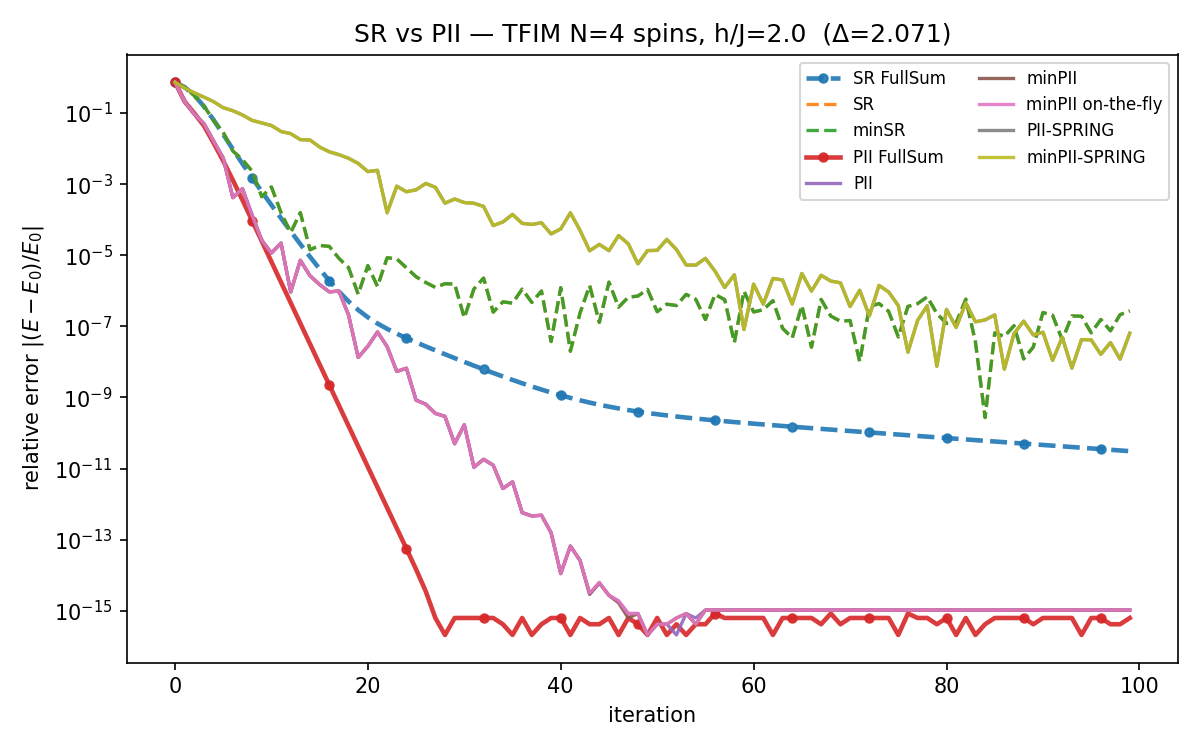

Generate this figure with Python:
r"""Compare SR and PII on a small, exactly-solvable transverse-field Ising model.

A periodic TFIM chain of ``L`` spins (``Ĥ = −J Σ σᶻσᶻ − h Σ σˣ``), small enough to
diagonalize exactly, so the relative energy error ``|(E − E0)/E0|`` against the
true ground state can be tracked every iteration.

All methods start from *identical* parameters (see ``init_params``) for a fair
comparison, and the script exercises every variant of :class:`nkpii.driver.VMC_PII`:

- **SR / minSR**            (``pii=False``) -- Stochastic Reconfiguration; its step
  size is capped by the critical value ``η < 1/Γ``.
- **PII dense / minPII / minPII on-the-fly** (``pii=True``) -- Projected Inverse
  Iteration at its natural ``η = 1``. The three are mathematically identical and
  overlap.
- **minPII-SPRING**         (``pii=True, momentum``).
- **SR FullSum / PII FullSum** -- exact (no Monte Carlo noise) references.

With Monte Carlo, PII drives the energy to ~machine precision while SR is limited
to a higher (sampling-noise) floor; the FullSum runs confirm both are exact in the
noise-free limit. This system is tiny, so it demonstrates correctness and the
SR-vs-PII contrast rather than a large-system, gap-closing regime.

Run with::

    python examples/compare_sr_pii_tfim.py
"""

import time
from pathlib import Path

import numpy as np
import jax
import jax.numpy as jnp
from jax.nn.initializers import normal
import optax
import netket as nk
import matplotlib.pyplot as plt

import nkpii

HERE = Path(__file__).parent

L = 4
h = 2.0
N_ITER = 100

# g = nk.graph.Grid([L, L], pbc=True)
g = nk.graph.Chain(L, pbc=True)
hi = nk.hilbert.Spin(s=0.5, N=g.n_nodes)
H = nk.operator.Ising(hilbert=hi, graph=g, h=h)

# Exact spectrum endpoints -> ground-state energy, gap, and spectral spread Γ.
import scipy.sparse.linalg as sla

E0, E1 = nk.exact.lanczos_ed(H, k=2, compute_eigenvectors=False)
Emax = float(sla.eigsh(H.to_sparse(), k=1, which="LA", return_eigenvectors=False)[0])
gap = E1 - E0
Gamma = Emax - E0  # spectral spread
tau = E0 - 0.1 * gap  # undershoot by fraction of the gap

# SR has a hard step-size threshold η < 1/Γ = 1/(Emax−E0): for η ≥ 1/Γ it diverges.
# PII has no such limit and uses η = 1.
eta_sr_max = 1.0 / Gamma
print(f"TFIM {g.extent}, h/J={h};  E0 = {E0:.6f}, gap Δ = {gap:.4f}, "
      f"spread Γ = {Gamma:.4f},  τ = {tau:.6f}")
print(f"SR critical learning rate  η_max = 1/Γ = {eta_sr_max:.4g}  "
      f"(SR diverges for η ≥ this; PII's natural rate is η = 1).")

# Learning rates: SR's stable range is η < 1/Γ (= eta_sr_max); PII's natural rate
# is η = 1. Both are halved below for extra Monte Carlo stability.
lr_sr = eta_sr_max
diag_shift_sr = 1e-4
# PII's natural learning rate is η = 1: the update ξ = Q⁻¹(½∇E) already *is* the
# (Galerkin-projected) inverse-iteration step, so η=1 applies it exactly.
lr_pii = 1.0
diag_shift_pii = 1e-4

# For stability, we will halve both optimal learning rates.
lr_sr /= 2.0
lr_pii /= 2.0
# with SPRING, the learning rate must typically be reduced (also the case for SR-SPRING)
lr_spring_pii = lr_pii / 4.0 

runs = {
    # FullSumState (exact, no Monte Carlo noise) -- dense PII only.
    "SR FullSum": (
        lr_sr,
        dict(diag_shift=diag_shift_sr, pii=False, use_ntk=False, fullsum=True),
    ),
    "SR": (lr_sr, dict(diag_shift=diag_shift_sr, pii=False, use_ntk=False)),
    "minSR": (lr_sr, dict(diag_shift=diag_shift_sr, pii=False, use_ntk=True)),
    # FullSumState (exact, no Monte Carlo noise) -- dense PII only.
    "PII FullSum": (
        lr_pii,
        dict(diag_shift=diag_shift_pii, pii=True, tau=tau, use_ntk=False, fullsum=True),
    ),
    "PII": (lr_pii, dict(diag_shift=diag_shift_pii, pii=True, tau=tau, use_ntk=False)),
    "minPII": (
        lr_pii,
        dict(diag_shift=diag_shift_pii, pii=True, tau=tau, use_ntk=True, on_the_fly=False),
    ),
    "minPII on-the-fly": (
        lr_pii,
        dict(diag_shift=diag_shift_pii, pii=True, tau=tau, use_ntk=True, on_the_fly=True),
    ),
    # Combinations with SPRING
    "PII-SPRING": (
        lr_spring_pii,
        dict(
            diag_shift=diag_shift_pii,
            pii=True,
            tau=tau,
            use_ntk=False,
            momentum=0.8,
        ),
    ),
    "minPII-SPRING": (
        lr_spring_pii,
        dict(
            diag_shift=diag_shift_pii,
            pii=True,
            tau=tau,
            use_ntk=True,
            on_the_fly=True,
            momentum=0.8,
        ),
    ),
}

# One shared model + one set of starting parameters used by *every* method, so the
# comparison starts from an identical state. We use a larger init stddev (0.3) than
# the default (0.01): the tiny default puts logψ≈0, i.e. ψ ≈ the uniform |+x⟩^N
# state, which for this small TFIM is a special low-energy point the optimizer must
# climb out of (the transient energy "bump"). A generic start removes that.
# model = nk.models.RBM(alpha=1, param_dtype=complex)
_init = normal(stddev=0.3)
model = nkpii.models.RBMRealParams(
    alpha=1, param_dtype=jnp.float64,
    kernel_init=_init, #hidden_bias_init=_init, visible_bias_init=_init,
)
init_params = nk.vqs.FullSumState(hi, model, seed=0).parameters

results = {}
for label, (lr, kw) in runs.items():
    kw = dict(kw)
    if kw.pop("fullsum", False):
        vstate = nk.vqs.FullSumState(hi, model, seed=0)
    else:
        sampler = nk.sampler.MetropolisLocal(hi, n_chains=512, sweep_size=hi.size * 3)
        vstate = nk.vqs.MCState(
            sampler, model, n_samples=1024, seed=0, n_discard_per_chain=4
        )
    vstate.parameters = init_params  # identical starting parameters for every method
    opt = optax.sgd(lr)
    # RBMRealParams has a complex log-amplitude (real params), so use mode="complex".
    # (mode="real" would truncate the phase and is only for real-output ansätze.)
    driver = nkpii.driver.VMC_PII(H, opt, variational_state=vstate, **kw)
    log = nk.logging.RuntimeLog()
    # warm up to trigger JIT compilation (not timed, not logged), then reset to the
    # shared start so the comparison still begins from identical parameters.
    driver.run(n_iter=1, show_progress=False)
    driver.state.parameters = init_params
    jax.block_until_ready(driver.state.parameters)

    t0 = time.perf_counter()
    driver.run(n_iter=N_ITER, out=log, show_progress=False)
    jax.block_until_ready(driver.state.parameters)
    total = time.perf_counter() - t0

    energies = np.asarray(log.data["Energy"].Mean).real  # N_ITER points
    # per-iteration wall time from the single accurate total (steady state ⇒ ~uniform
    # per step); avoids the per-step block_until_ready sync overhead.
    walltime = np.linspace(total / N_ITER, total, N_ITER)
    results[label] = (energies, walltime)
    print(f"  {label:18s} final E = {energies[-1]:.5f}  rel.err = "
          f"{abs((energies[-1] - E0) / E0):.2e}  ({total:.2f}s)")

# Plot the relative energy error for every entry in `runs` (so any experiment added
# above is plotted automatically), against two x-axes: iteration count and cumulative
# wall time. Convention: SR family dashed, PII family solid; exact (FullSum) runs get
# markers; the coinciding PII MC variants overlap.
_palette = plt.cm.tab10.colors
colors = {label: _palette[i % len(_palette)] for i, label in enumerate(results)}


def plot_convergence(x_of, xlabel, fname):
    plt.figure(figsize=(8, 5))
    for label, (energies, walltime) in results.items():
        kw = runs[label][1]
        is_pii = kw.get("pii", False)
        is_fullsum = kw.get("fullsum", False)
        rel = np.abs((energies - E0) / E0)
        # rel = np.minimum.accumulate(rel)  # uncomment for best-so-far error
        rel = np.maximum(rel, 1e-16)  # floor: rel==0 is −∞ on a log axis (would vanish)
        plt.semilogy(
            x_of(energies, walltime), rel,
            label=label, color=colors[label],
            ls="-" if is_pii else "--",
            lw=2.2 if is_fullsum else 1.6,
            marker="o" if is_fullsum else None,
            markevery=max(len(rel) // 12, 1), ms=4, alpha=0.9,
        )
    plt.xlabel(xlabel)
    plt.ylabel(r"relative error $|(E - E_0)/E_0|$")
    plt.title(f"SR vs PII — TFIM N={hi.size} spins, h/J={h}  (Δ={gap:.3f})")
    plt.legend(fontsize=8, ncol=2)
    plt.tight_layout()
    plt.savefig(HERE / fname, dpi=150)
    print(f"saved {HERE / fname}")


plot_convergence(lambda e, t: np.arange(len(e)), "iteration", "compare_sr_pii_tfim.png")
plot_convergence(lambda e, t: t, "wall time (s)", "compare_sr_pii_tfim_walltime.png")
